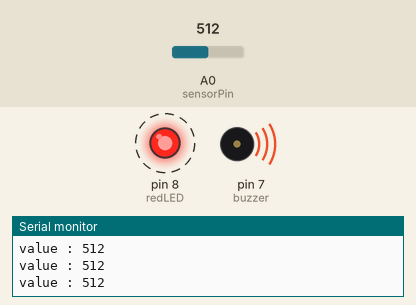
This sketch was run on a simulated Arduino Uno, built with avr-gcc and run on an emulated ATmega328P. Parts: output pins drawn as LEDs (lit = HIGH), buzzer (waves = sounding), the last lines printed to the serial monitor. Dashed ring = blinking. The inputs (shaded band) are chosen by the test bench; at power-on: A0 (sensorPin) = 512.

Above: at 1.25 s.
1.3 s: A0 (sensorPin) set to 486
At 2.0 s:
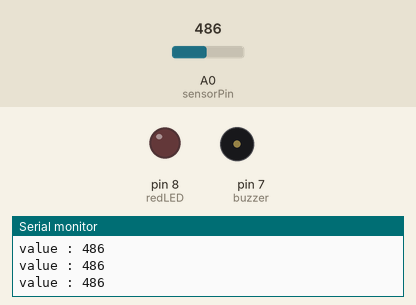
2.8 s: A0 (sensorPin) set to 510
At 3.05 s:
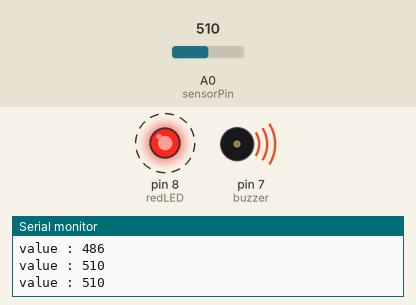
5.8 s: A0 (sensorPin) set to 490
7.3 s: A0 (sensorPin) set to 511
At 7.56 s:
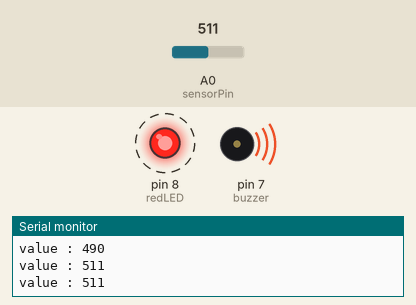
Timing chart, 0 to 11.3 s (numbered marks = the images above; inputs shaded):
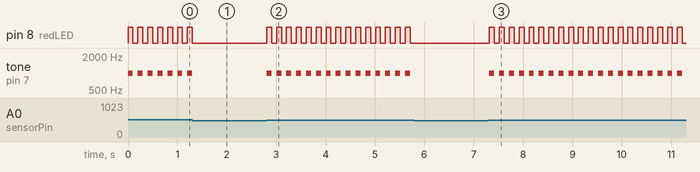

The sketch:

_______.ino
```cpp
int sensorValue;				// 土壤溼度數值
int sensorPin = A0; 		// 設定土壤溼度檢測器腳位
int redLED = 8;					// 設定LED腳位
int buzzer = 7;					// 設定蜂鳴器腳位

void setup() {
  pinMode(sensorPin, INPUT);	// 設定土壤溼度檢測器為輸入
  pinMode(redLED, OUTPUT);		// 設定LED為輸出
  pinMode(buzzer, OUTPUT);		// 設定蜂鳴器為輸出

  // 開啟序列通訊
  Serial.begin(9600);
}

void loop() {
  sensorValue = analogRead(sensorPin); 	// 讀取感測器回傳值
  Serial.print("value : ");							// 輸出字串"value : "
  Serial.println(sensorValue);					// 輸出數值(越高越乾，越低越濕)

  while(sensorValue>500){								// 當濕度過低則進入while迴圈
    digitalWrite(redLED, HIGH);					// LED亮
    tone(buzzer, 1000);									// 蜂鳴器出聲
    delay(100);													// 延遲
    digitalWrite(redLED, LOW);					// LED暗
    noTone(buzzer);											// 蜂鳴器停止
    delay(100);													// 延遲(不然就會直接很快地跑回LED開那邊)

    sensorValue = analogRead(sensorPin);	// 重新檢測數值
    Serial.print("value : ");
    Serial.println(sensorValue);
  }

  digitalWrite(redLED, LOW);	// 當濕度恢復正常則脫離迴圈關閉LED
  noTone(buzzer);							// 關閉蜂鳴器
  delay(100);									// 短暫延遲避免頻繁刷新
}
```

Measured:
- the behaviour switches between 501 and 500 on A0 (sensorPin) (found by bisection; images 0 and 1)
- after the input at 1.3 s, pin 8 (redLED): goes on until 1.3 s, then stays LOW; tone on pin 7 (buzzer): goes on until 1.3 s, then stays silent
- after the input at 2.8 s, pin 8 (redLED): alternates HIGH for 0.10 s and LOW for 0.10 s, starting at once; tone on pin 7 (buzzer): alternates 1000 Hz for 0.10 s and silent for 0.10 s, starting at once
- after the input at 5.8 s, pin 8 (redLED): stops changing and stays LOW; tone on pin 7 (buzzer): stops changing and stays silent
- after the input at 7.3 s, pin 8 (redLED): alternates HIGH for 0.10 s and LOW for 0.10 s, starting at once; tone on pin 7 (buzzer): alternates 1000 Hz for 0.10 s and silent for 0.10 s, starting at once
- by itself, pin 8 (redLED): alternates HIGH for 0.10 s and LOW for 0.10 s
- by itself, tone on pin 7 (buzzer): alternates 1000 Hz for 0.10 s and silent for 0.10 s
